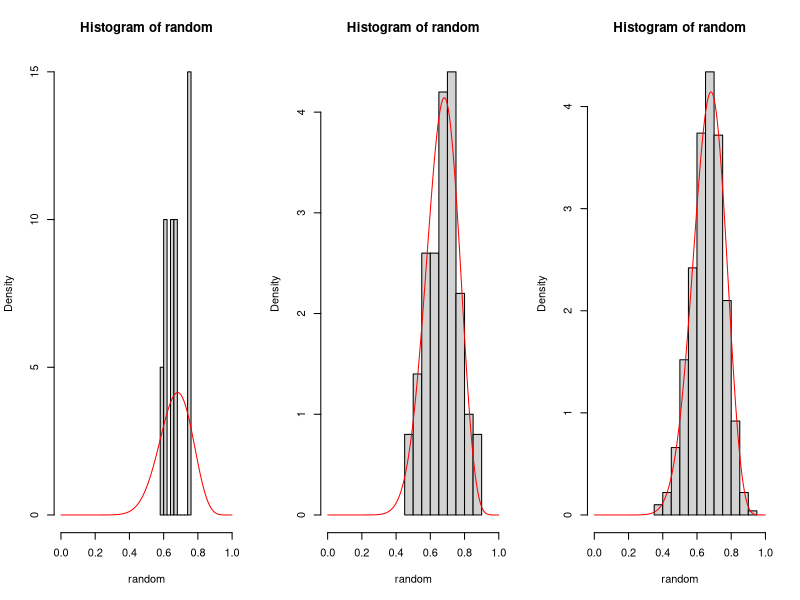
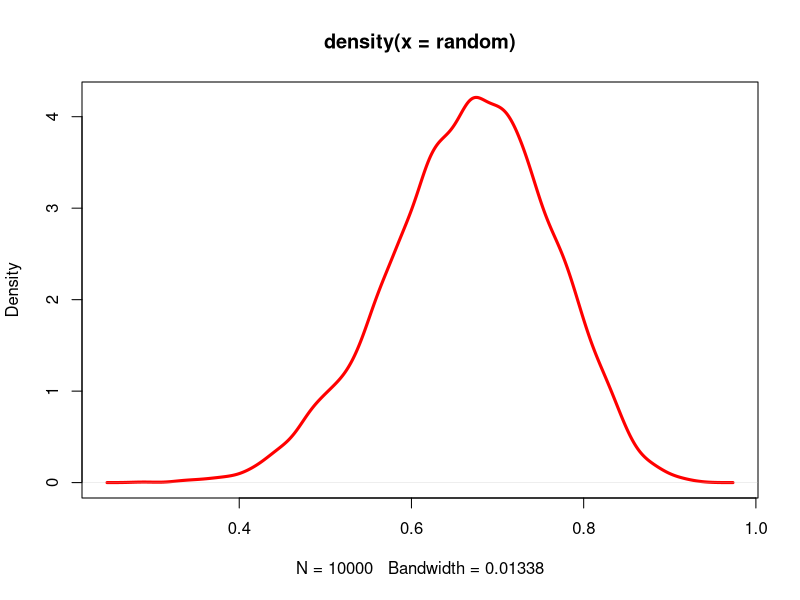

Write the R code that produced these figures, in order.
alpha <- 2
beta <- 2
s <- 14
f <- 6
n <- 20
nDraws <- c(10, 100, 1000)

# 1a
# What are the true values of the posterior mean and standard deviation? 
# Look at the Wikipedia page for the beta distribution or in the table of 
# distributions on the course webpage. Compute these based on the posterior parameters. 
# Then compute the same values based on the posterior samples 
# (using mean() and sd() in R) and see if you get the same results.
# To show the convergence, make a plot that shows the posterior mean and standard deviation on the y-axis, 
# computed based on posterior samples and number of samples on the x-axis. 
# You can then also include the true values in this plot.

xGrid <- seq(0.001, 0.999, by=0.001)
posterior = dbeta(xGrid, alpha + s, beta + (n-s))
par(mfrow=c(1,3))
for (draws in nDraws) {
  random = rbeta(draws, alpha+s, beta+(n-s))
  mean <- mean(random)
  stdv <- sd(random)
  trueMean <- (alpha + s)/(alpha + s + beta + f)
  trueStdv <- (sqrt((alpha + s)*(beta + f)/((alpha + s + beta + f)^2 * (alpha + s + beta + f + 1))))
  hist(random, xlim = c(0,1), freq = FALSE, breaks=10)
  lines(xGrid, posterior, type='l', col ='red')
  
}
dev.off() 

# 1b

nDraws <- 10000
random = rbeta(nDraws, alpha+s, beta+(n-s))
val <- random * (random < 0.4)
print(sum(val>0)/length(val))
real <- pbeta(.4, alpha + s, beta + (n-s))

# 1c
nDraws <- 10000
random = rbeta(nDraws, alpha+s, beta+(n-s))
phi <- log(random/(1 - random))
plot(density(random), lwd=3, type='l', col='red')

